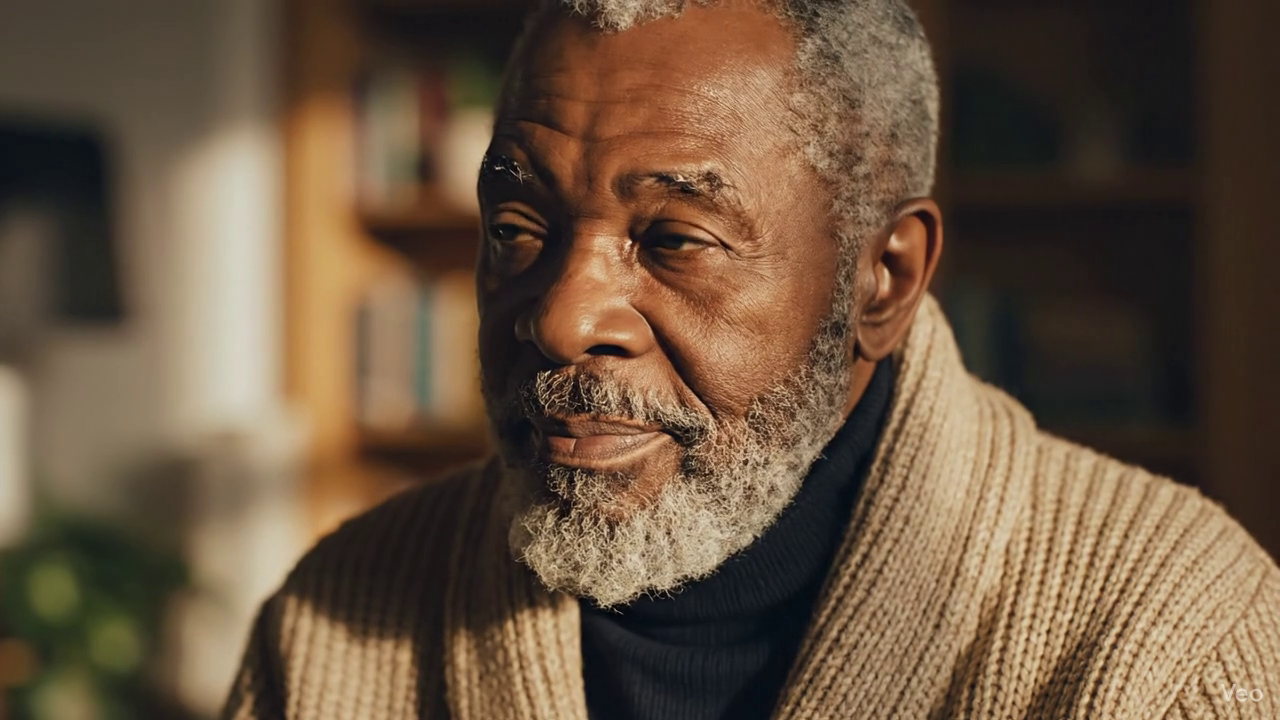
#> input picture frame 19 of Lab9/Separate_Video_Cuts_for_Computer_Vision.mp4, 1280 x 720 px, given in place of the camera
$ python faceDetection.py
#> lines starting #> are read from the running program, lines starting #| are printed output that depends on the picture; after the words box and inside, x2 and y2 are one past the last pixel; in counts of white or black regions, pixels touching at a corner belong together
import cv2

# Load the pre-trained face detection model
face_cascade = cv2.CascadeClassifier('haarcascade_frontalface_default.xml')

video = 'Separate_Video_Cuts_for_Computer_Vision.mp4'  # Change to your video file
cap = cv2.VideoCapture(0)

while True:
    ret, frame = cap.read()
#> frame is the input picture: shape (720, 1280, 3); mean B, G, R 64, 84.8, 106.1
    if not ret:
        break

    # Convert the input image to grayscale
    gray = cv2.cvtColor(frame, cv2.COLOR_BGR2GRAY)
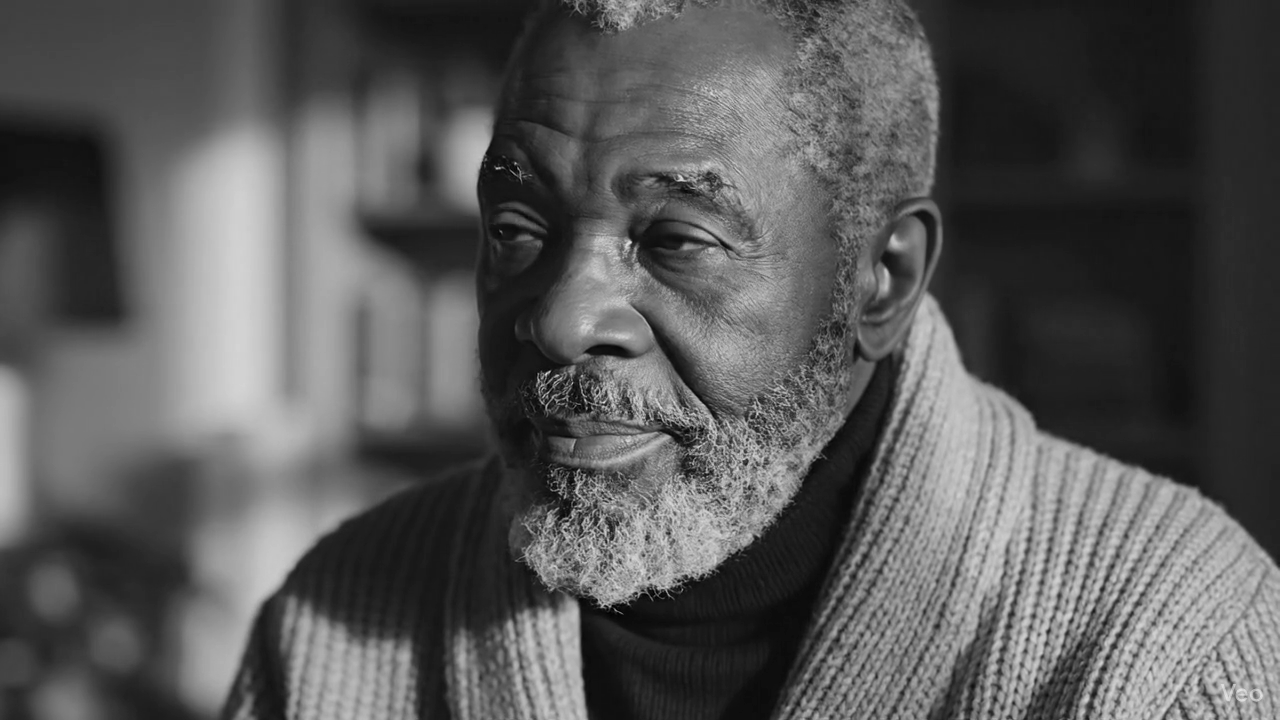
#> gray: shape (720, 1280); min 0, max 230, mean 88.8

    # Detect the faces in the image
    faces = face_cascade.detectMultiScale(gray, scaleFactor=1.1, minNeighbors=5)
#> faces = [[349, 32, 515, 515]]

    # Draw a rectangle around each detected face
    for (x, y, w, h) in faces:
        cv2.rectangle(frame, (x, y), (x + w, y + h), (0, 255, 0), 2)
#> this loop made 1 pass
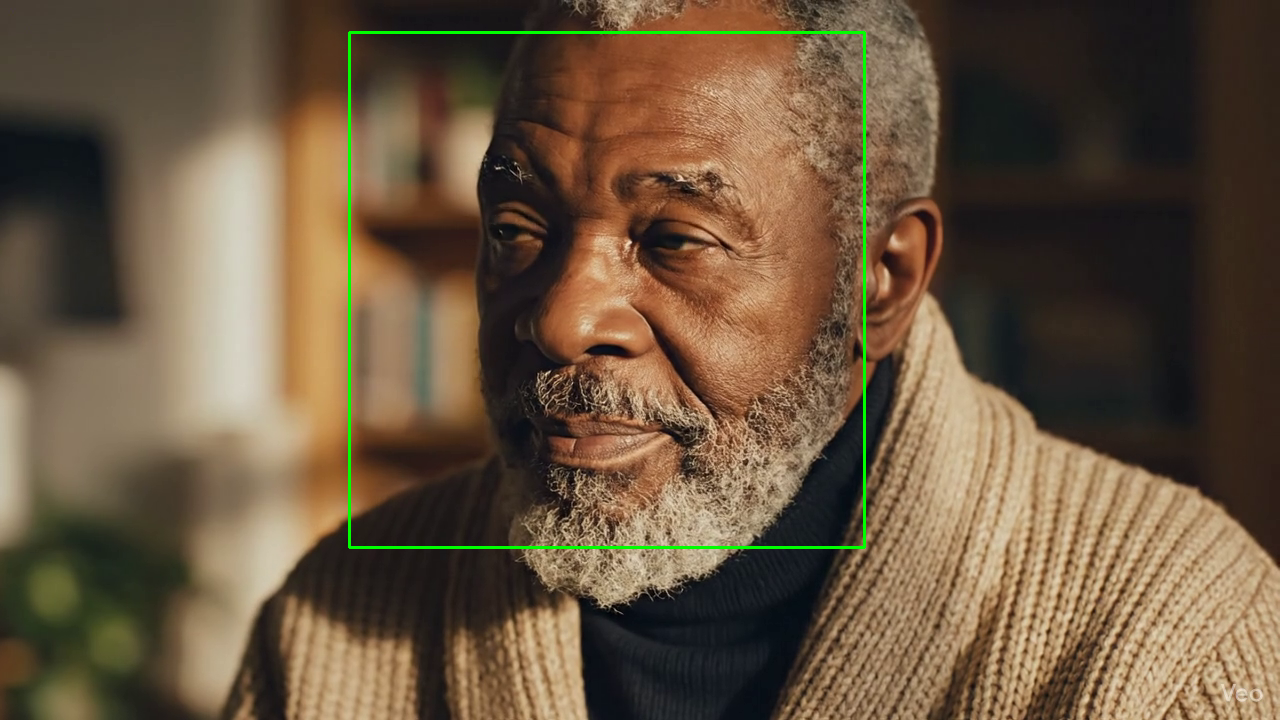
#> frame: shape (720, 1280, 3); 0.67% of pixels changed, all inside (x1, y1, x2, y2) = (348, 31, 866, 549)

    # Display the output image with detected faces
    cv2.imshow('Face Detection', frame)

    # Wait for user input to exit or continue processing
    if cv2.waitKey(1) == ord('q'):
#> (key q is pressed here)
        break

# Release the resources and close the windows
cap.release()
cv2.destroyAllWindows()

$ run again, starting later in the video
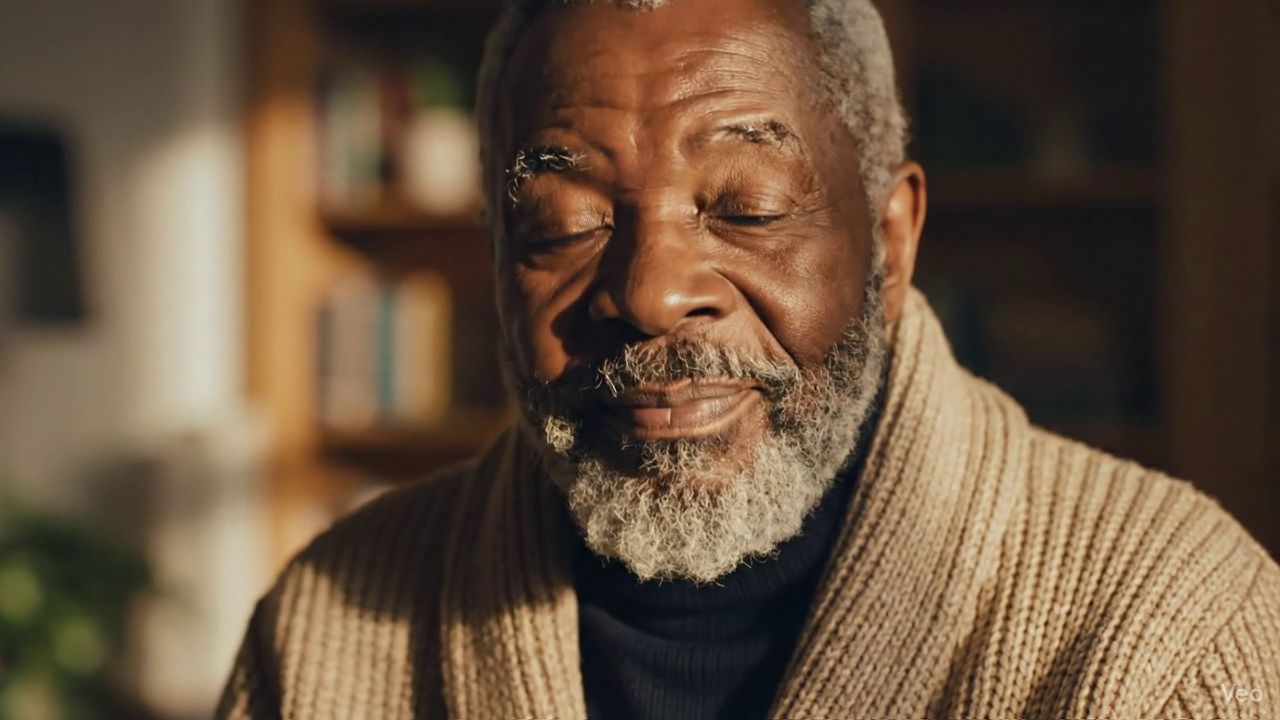
#> input picture frame 86 of Lab9/Separate_Video_Cuts_for_Computer_Vision.mp4, 1280 x 720 px, given in place of the camera
#> frame is the input picture: shape (720, 1280, 3); mean B, G, R 62.5, 82.9, 104.1
#> `gray = cv2.cvtColor(frame, cv2.COLOR_BGR2GRAY)`:
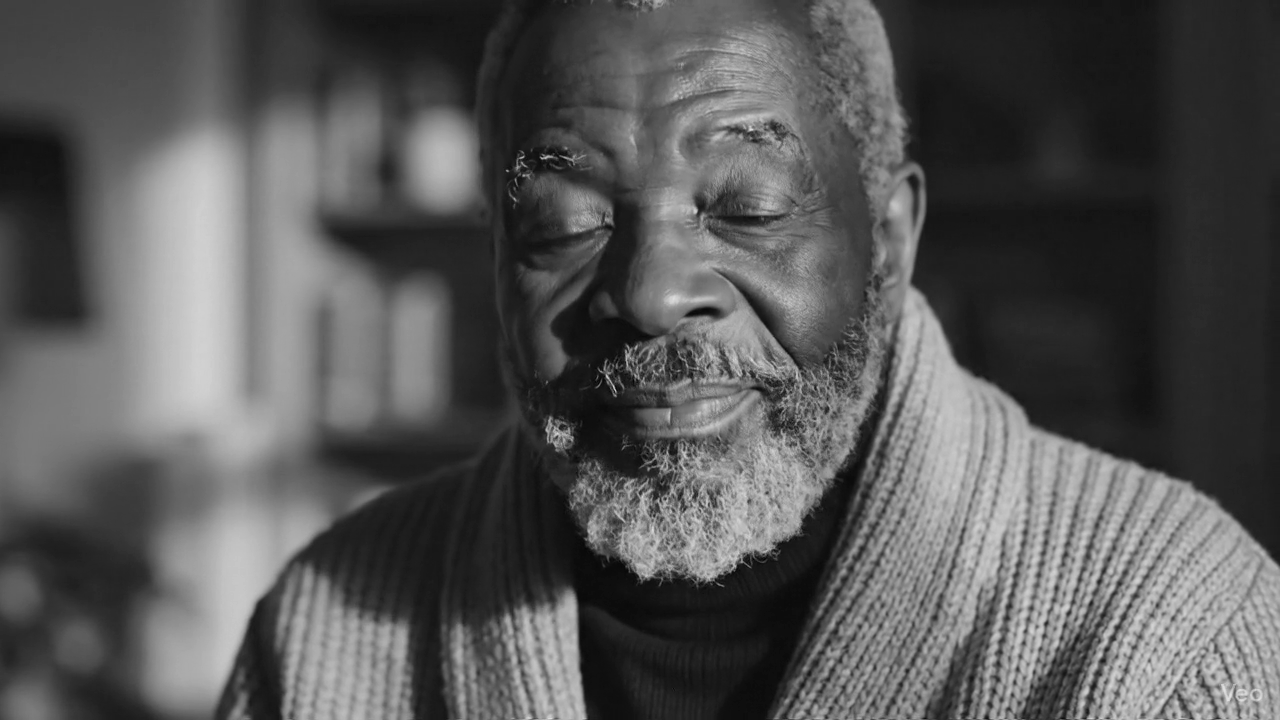
#> gray: shape (720, 1280); min 2, max 226, mean 86.9
#> faces = [[710, 36, 62, 62], [410, 120, 64, 64]]
#> the loop `for (x, y, w, h) in faces:` made 2 passes
#> after the loop `for (x, y, w, h) in faces:`:
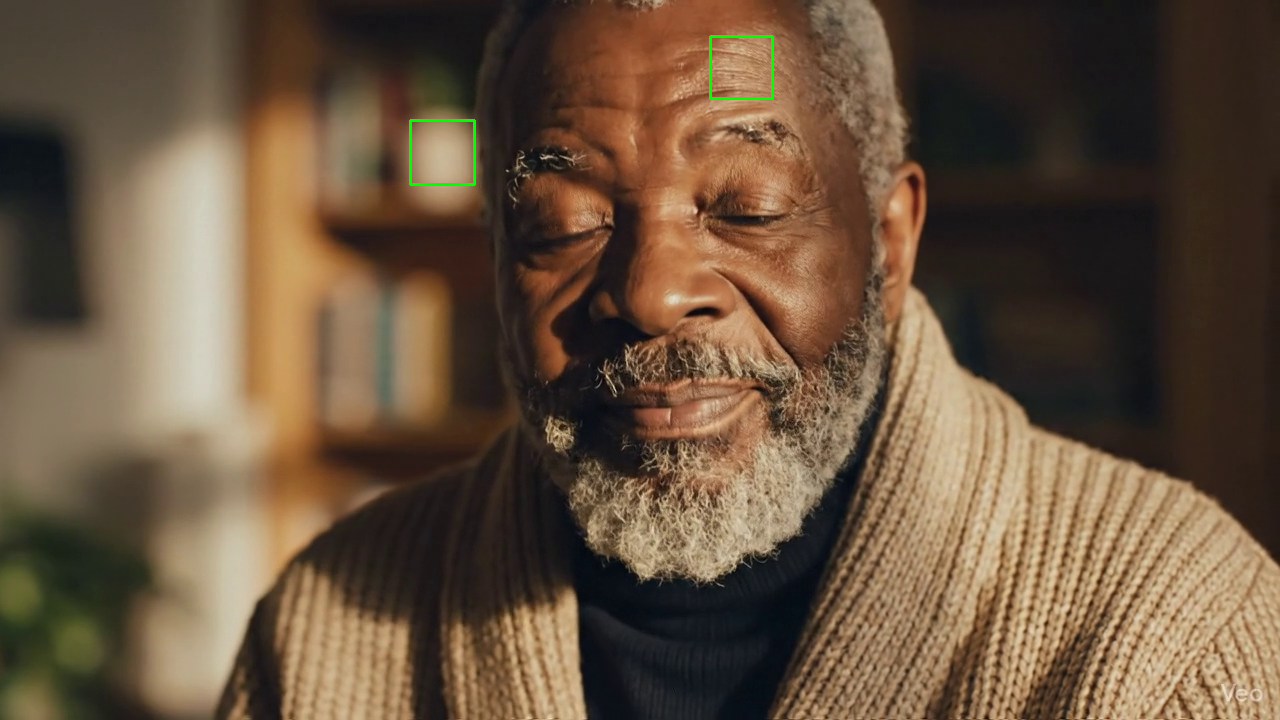
#> frame: shape (720, 1280, 3); 0.16% of pixels changed, all inside (x1, y1, x2, y2) = (409, 35, 774, 186)

$ run again, starting later in the video
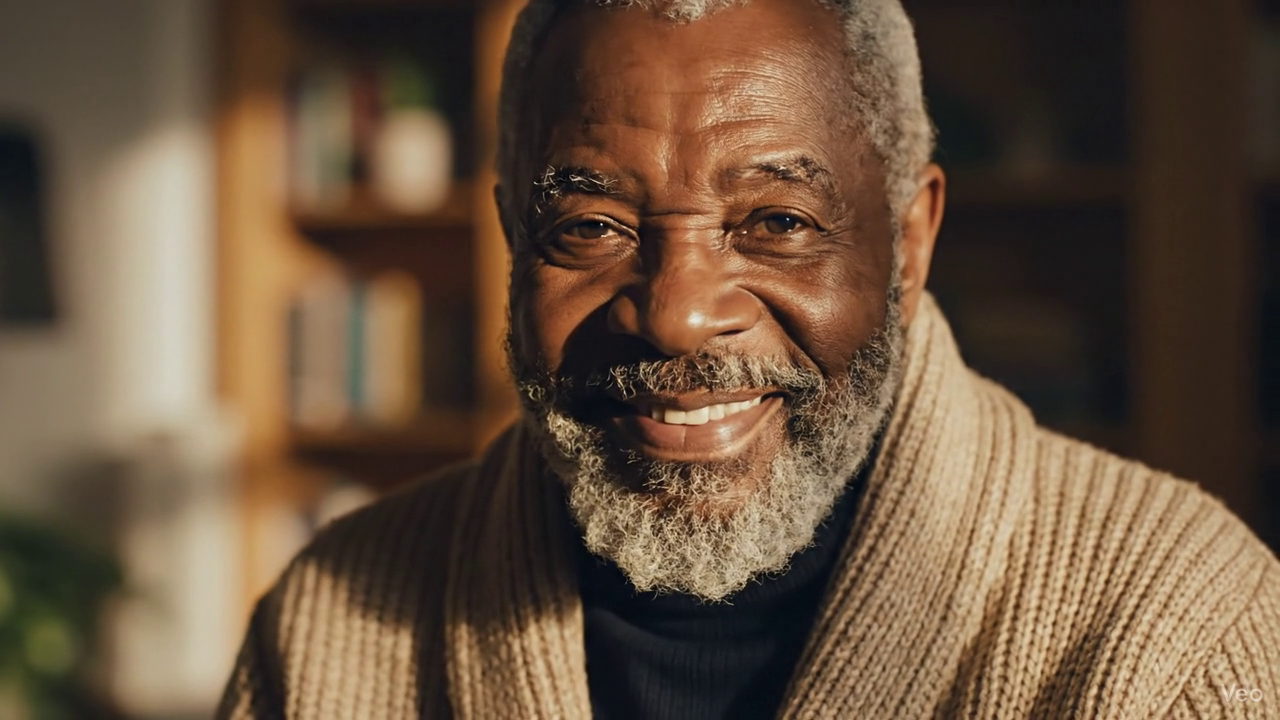
#> input picture frame 153 of Lab9/Separate_Video_Cuts_for_Computer_Vision.mp4, 1280 x 720 px, given in place of the camera
#> frame is the input picture: shape (720, 1280, 3); mean B, G, R 62.3, 82.6, 104.7
#> `gray = cv2.cvtColor(frame, cv2.COLOR_BGR2GRAY)`:
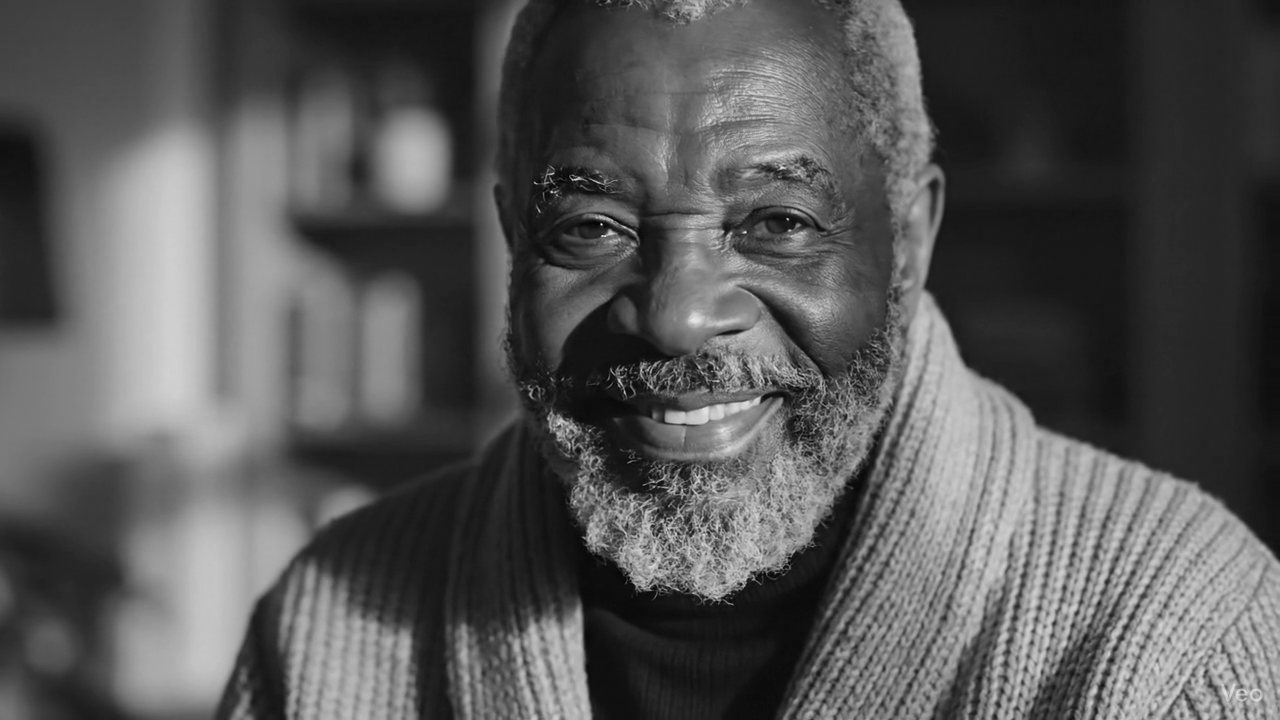
#> gray: shape (720, 1280); min 1, max 248, mean 86.9
#> faces = [[471, 43, 456, 456]]
#> the loop `for (x, y, w, h) in faces:` made 1 pass
#> after the loop `for (x, y, w, h) in faces:`:
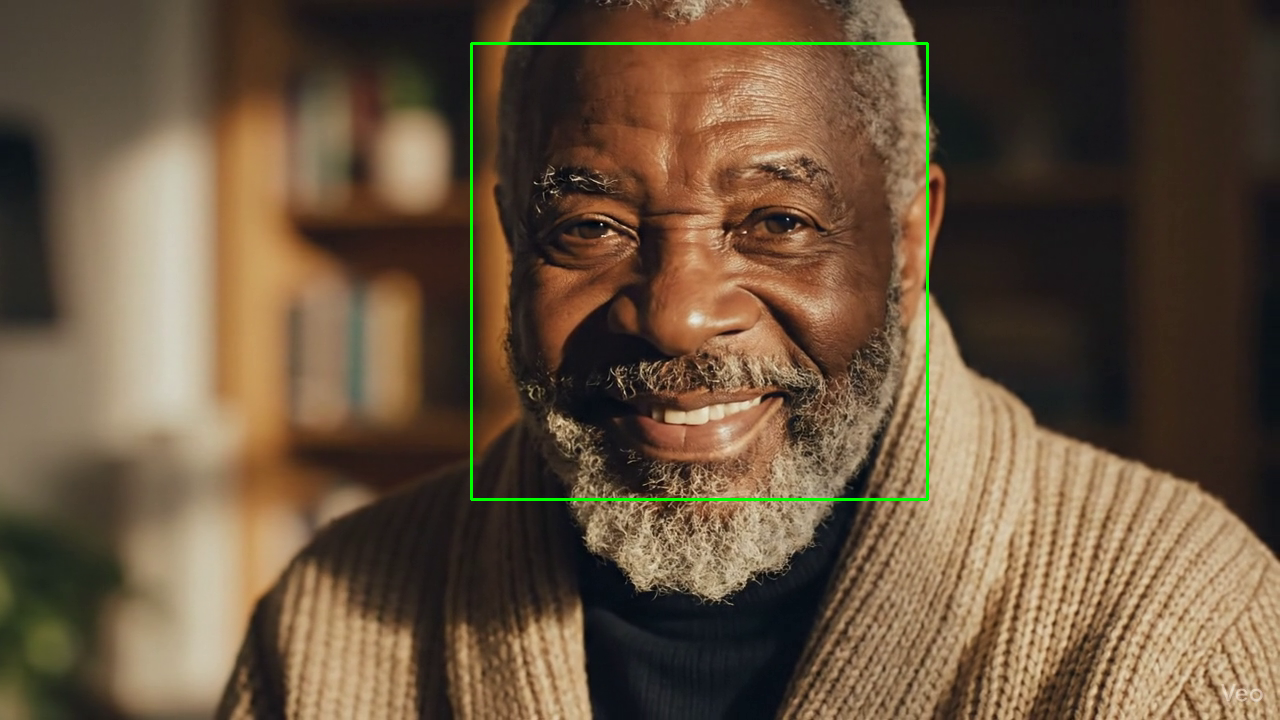
#> frame: shape (720, 1280, 3); 0.59% of pixels changed, all inside (x1, y1, x2, y2) = (470, 42, 929, 501)
